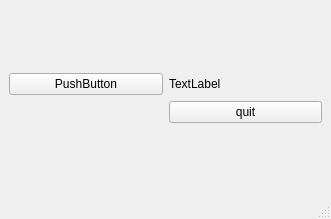
<?xml version="1.0" encoding="UTF-8"?>
<ui version="4.0">
 <class>MainWindow</class>
 <widget class="QMainWindow" name="MainWindow">
  <property name="geometry">
   <rect>
    <x>0</x>
    <y>0</y>
    <width>331</width>
    <height>219</height>
   </rect>
  </property>
  <property name="windowTitle">
   <string>MainWindow</string>
  </property>
  <widget class="QWidget" name="centralwidget">
   <layout class="QGridLayout" name="gridLayout_2">
    <item row="0" column="0">
     <layout class="QGridLayout" name="gridLayout">
      <item row="2" column="1">
       <widget class="QPushButton" name="pushButton">
        <property name="text">
         <string>quit</string>
        </property>
       </widget>
      </item>
      <item row="1" column="1">
       <widget class="QLabel" name="label">
        <property name="text">
         <string>TextLabel</string>
        </property>
       </widget>
      </item>
      <item row="1" column="0">
       <widget class="QPushButton" name="pushButton_2">
        <property name="text">
         <string>PushButton</string>
        </property>
       </widget>
      </item>
     </layout>
    </item>
   </layout>
  </widget>
  <widget class="QMenuBar" name="menubar">
   <property name="geometry">
    <rect>
     <x>0</x>
     <y>0</y>
     <width>331</width>
     <height>21</height>
    </rect>
   </property>
  </widget>
  <widget class="QStatusBar" name="statusbar"/>
 </widget>
 <resources/>
 <connections/>
</ui>
